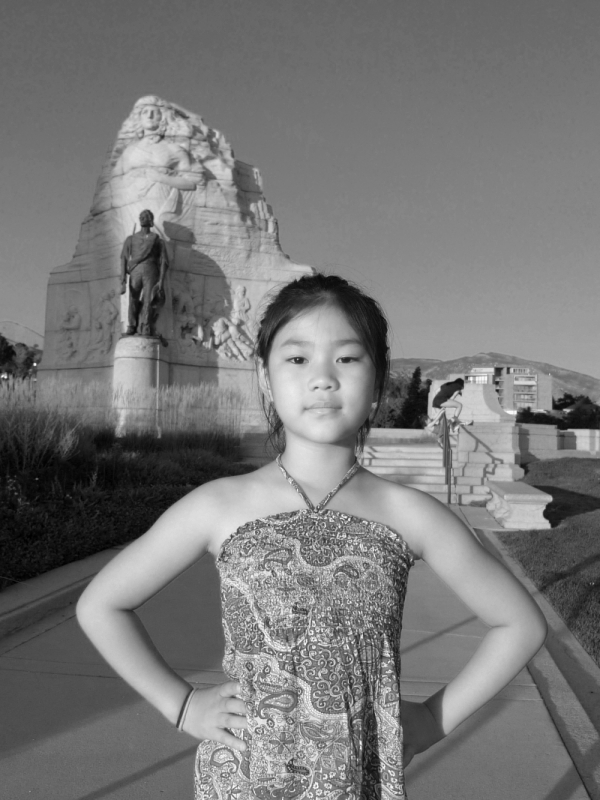
//> input picture OpenCV_3/result/jenny_R.png, 600 x 800 px
$ ./1-ii   (built with g++ and OpenCV 4)
//> lines starting //> are read from the running program, lines starting //| are printed output that depends on the picture
### OpenCV_3/Pixel.h
// Pixel.h: interface for the CPixel class.
//
//////////////////////////////////////////////////////////////////////

#include <opencv2/opencv.hpp>

typedef unsigned char BYTE;

class CPixel
{
public:
	CPixel();
	virtual ~CPixel();

	// 레벨별 명암 보기
	cv::Mat GS_makeGrayBand();

	// 명암 대비 보기
	cv::Mat GS_makeContrast();

	// 밝기 조절 - 덧셈/뺄셈
	cv::Mat GS_add_constant(cv::Mat src_image, int constant);

	// 두 영상간 덧셈
	cv::Mat GS_add_image(cv::Mat src_image1, cv::Mat src_image2);

	// 두 영상간 뺄셈
	cv::Mat GS_subtract_image(cv::Mat src_image1, cv::Mat src_image2);

	// 명암 대비 조절 - 곱셈
	cv::Mat GS_multiple_constant(cv::Mat src_image, double scale);

	// 명암 대비 조절 - 나눗셈
	cv::Mat GS_divide_constant(cv::Mat src_image, double scale);

	// 밝기 조절 + 명암 대비 조절
	cv::Mat GS_basic_contrast_brightness(cv::Mat src_image, double contrast, int brightness);

	// 선형 결합
	cv::Mat GS_blending_effect(cv::Mat src_image1, cv::Mat src_image2, double alpha);

	// 명암도 영상의 히스토그램 생성.
	cv::Mat GS_imhist(cv::Mat img, int max_length = 256);

	// 히스토그램 평활화
	cv::Mat GS_histeq(cv::Mat src_image);

	// 히스토그램 데이터를 로그 창에 출력
	void GS_view_hist_data(cv::Mat src_image);

	// 룩업 테이블을 이용한 밝기 조절 + 명암 대비 조절
	cv::Mat GS_LUT_basic_contrast_brightness(cv::Mat src_image, double contrast, int brightness);

	// 주어진 조건에 의한 이진 영상 변환
	cv::Mat GS_threshold(cv::Mat src_image, double thresh, int threshold_type);
	cv::Mat GS_threshold(cv::Mat src_image, double thresh, double max_value, int threshold_type);

	// 적응적 경계값 설정에 의한 이진 영상 변환
	cv::Mat GS_adaptive_threshold(cv::Mat src_image, double max_value,
		int adaptive_method, int threshold_type,
		int block_size = 3, double C = 5);

	// 이진 영상에서의 논리 연산 - 논리 연산(logical operator) 사용
	cv::Mat GS_binary_logic(cv::Mat src_image1, cv::Mat src_image2, int logic_method);

	// 이진 영상을 명암도 영상으로 변환
	cv::Mat GS_binary2gray(cv::Mat src_image);

	// 명암도 영상에서의 논리 연산 - 비트 연산자(bitwise operator) 사용
	cv::Mat GS_gray_logic(cv::Mat src_image1, cv::Mat src_image2, int logic_method);
};

### OpenCV_3/Pixel.cpp
/*
 * Pixel.cpp : Pixel Processing Class
 * Modified by Lee, Moon-Ho (conv2@korea.com), 2006/12/20
 * Additionally modified by Jung, Jin-Woo
 * Last Modified : 2015/03/27
 */

#include "Pixel.h"
#define cvQueryHistValue_1D( hist, idx0 ) cvGetReal1D((hist)->bins, (idx0))


 //////////////////////////////////////////////////////////////////////
 // Construction/Destruction
 //////////////////////////////////////////////////////////////////////

CPixel::CPixel()
{

}

CPixel::~CPixel()
{

}

// Logical operation with two gray-scale images - bitwise operator
// Input: two 8bit gray-scale images + bitwise operator (AND 0, NAND 1, OR 2, NOR 3, XOR 4, Difference 5)
// [125 lines left out: functions GS_gray_logic, GS_binary_logic, GS_binary2gray, not called in this run]


// Binarization by adaptive thresholding
/* Input:
src – Source 8-bit single-channel image.
dst – Destination image of the same size and the same type as src .
maxValue – Non-zero value assigned to the pixels for which the condition is satisfied.
adaptive_method – Adaptive thresholding algorithm to use, ADAPTIVE_THRESH_MEAN_C or ADAPTIVE_THRESH_GAUSSIAN_C.
thresholdType – Thresholding type that must be either THRESH_BINARY or THRESH_BINARY_INV. Check ThresholdTypes
blockSize – Size of a pixel (default 5)
C - Constant subtracted from the mean or weighted mean (default 5)
*/
// [10 lines left out: function GS_adaptive_threshold, not called in this run]

// Binarization by thresholding
/* Input:
src – Source 8-bit single-channel image.
dst – Destination image of the same size and the same type as src .
maxValue – Non-zero value assigned to the pixels for which the condition is satisfied.
thresh - Thr eshold value to be checked
thresholdType – Thresholding type that must be either THRESH_BINARY or THRESH_BINARY_INV. Check ThresholdTypes
*/
// [50 lines left out: functions GS_threshold, GS_threshold, GS_LUT_basic_contrast_brightness, not called in this run]

// Histogram Equalization
// Input: 8 bit gray-scale image
cv::Mat CPixel::GS_histeq(cv::Mat src_image)
{
	cv::Mat dst_image = cv::Mat(src_image.size(), src_image.type());

	cv::equalizeHist(src_image, dst_image);

	return dst_image;
}

// [237 lines left out: functions GS_view_hist_data, GS_imhist, GS_basic_contrast_brightness, GS_multiple_constant, GS_divide_constant, GS_blending_effect and 5 more, not called in this run]

### OpenCV_3/1-ii.cpp
#pragma once
#include <opencv2/opencv.hpp>
#include "Pixel.h"

using namespace cv;

int main()
{
	Mat jenny_R = imread("result/jenny_R.png", 0); // jenny_R.JPG 이미지 로드
//> jenny_R is the input picture: 800 rows x 600 cols, CV_8UC1; min 0, max 255, mean 119.9
	Mat jenny_G = imread("result/jenny_G.png", 0); // jenny_G.JPG 이미지 로드
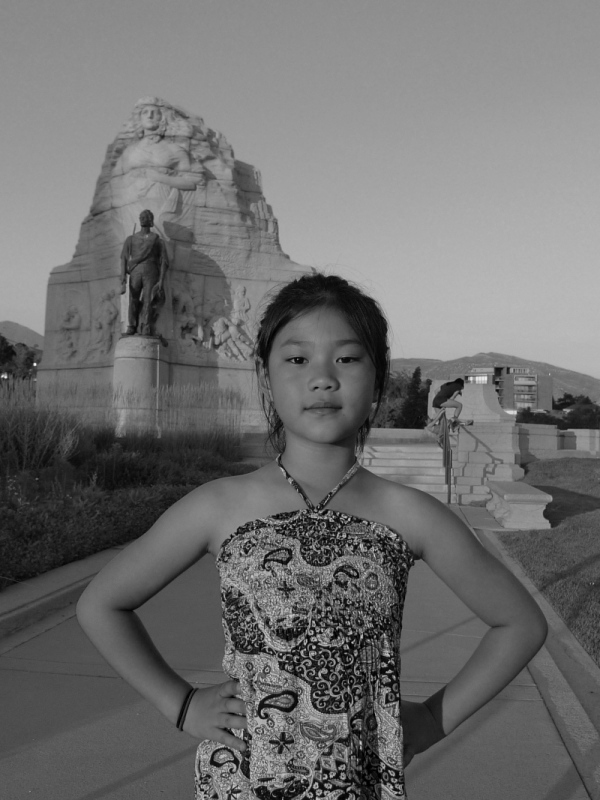
//> input picture OpenCV_3/result/jenny_G.png, 600 x 800 px
//> jenny_G is the input picture: 800 rows x 600 cols, CV_8UC1; min 0, max 249, mean 110.7
	Mat jenny_B = imread("result/jenny_B.png", 0); // jenny_B.JPG 이미지 로드
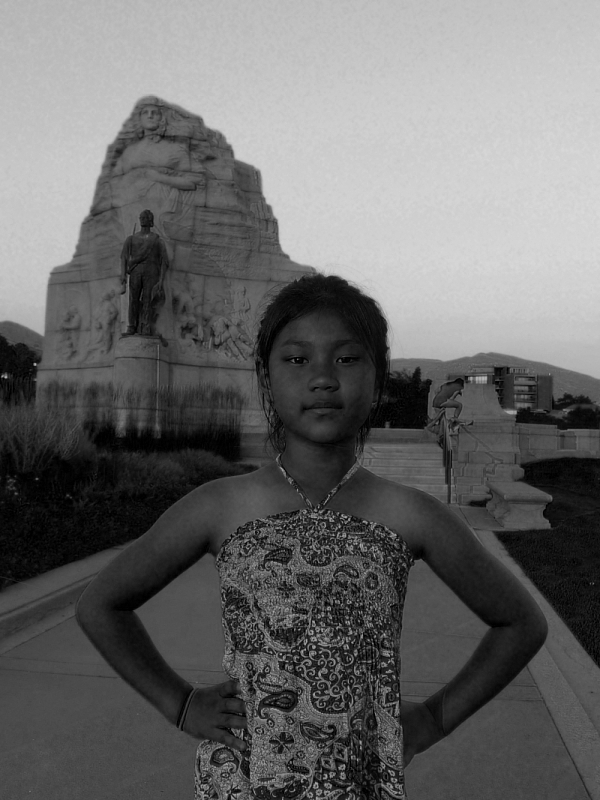
//> input picture OpenCV_3/result/jenny_B.png, 600 x 800 px
//> jenny_B is the input picture: 800 rows x 600 cols, CV_8UC1; min 0, max 218, mean 105

	CPixel cpixel; // 제공되는 여러가지 함수들을 사용하기 위한 CPixel 인스턴스 생성

	Mat result; // Output 이미지를 저장하기 위한 Mat 변수

	result = cpixel.GS_histeq(jenny_R); // R 채널 이미지의 equalization 변환
//> in GS_histeq, `cv::equalizeHist(src_image, dst_image);`:
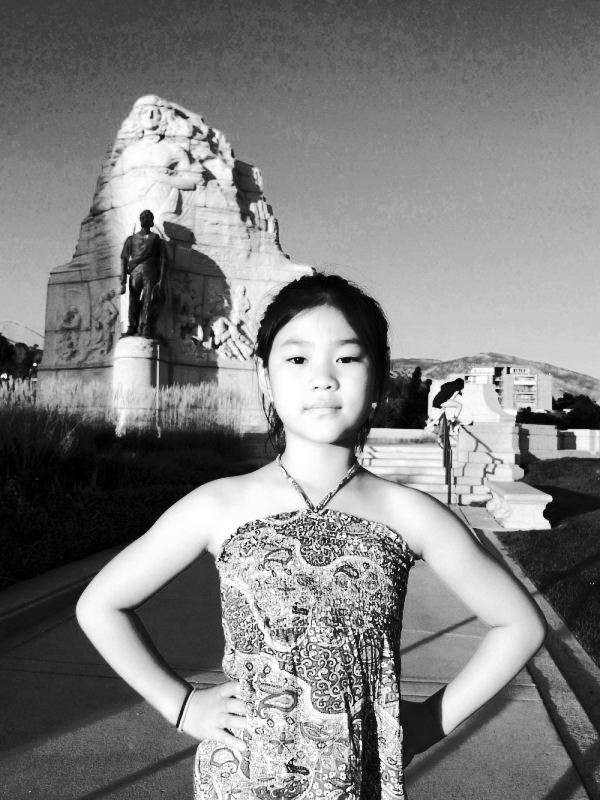
//> dst_image: 800 rows x 600 cols, CV_8UC1; min 0, max 255, mean 128.5

	imshow("result", result); // R 채널 이미지 equalization 하여 출력
	imwrite("result/jenny_R_equalized.png", result); // 이미지 저장

	waitKey(); // Output 이미지를 관찰하기 위해 별도의 입력이 있을 때까지 기다린다.

	result = cpixel.GS_histeq(jenny_G); // G 채널 이미지의 equalization 변환
//> in GS_histeq (call 2), `cv::equalizeHist(src_image, dst_image);`:
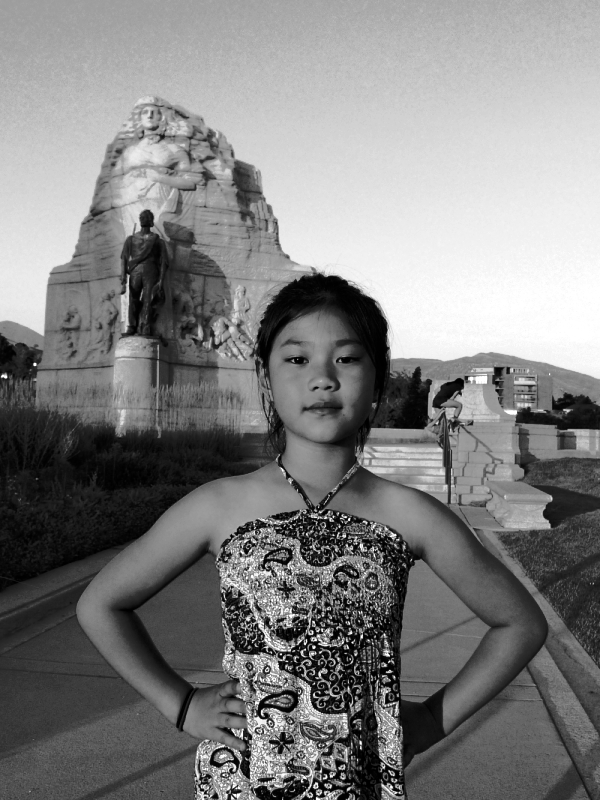
//> dst_image: 800 rows x 600 cols, CV_8UC1; min 0, max 255, mean 128.4

	imshow("result", result); // G 채널 이미지 equalization 하여 출력
	imwrite("result/jenny_G_equalized.png", result); // 이미지 저장

	waitKey(); // Output 이미지를 관찰하기 위해 별도의 입력이 있을 때까지 기다린다.

	result = cpixel.GS_histeq(jenny_B); // B 채널 이미지의 equalization 변환
//> in GS_histeq (call 3), `cv::equalizeHist(src_image, dst_image);`:
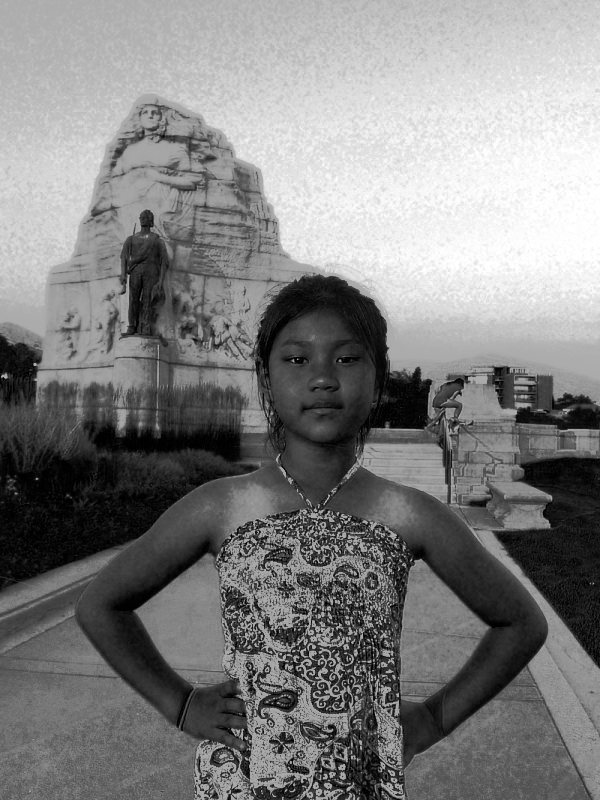
//> dst_image: 800 rows x 600 cols, CV_8UC1; min 0, max 255, mean 128.2

	imshow("result", result); // B 채널 이미지 equalization 하여 출력
	imwrite("result/jenny_B_equalized.png", result); // 이미지 저장

	waitKey(); // Output 이미지를 관찰하기 위해 별도의 입력이 있을 때까지 기다린다.

	return 0;
}
